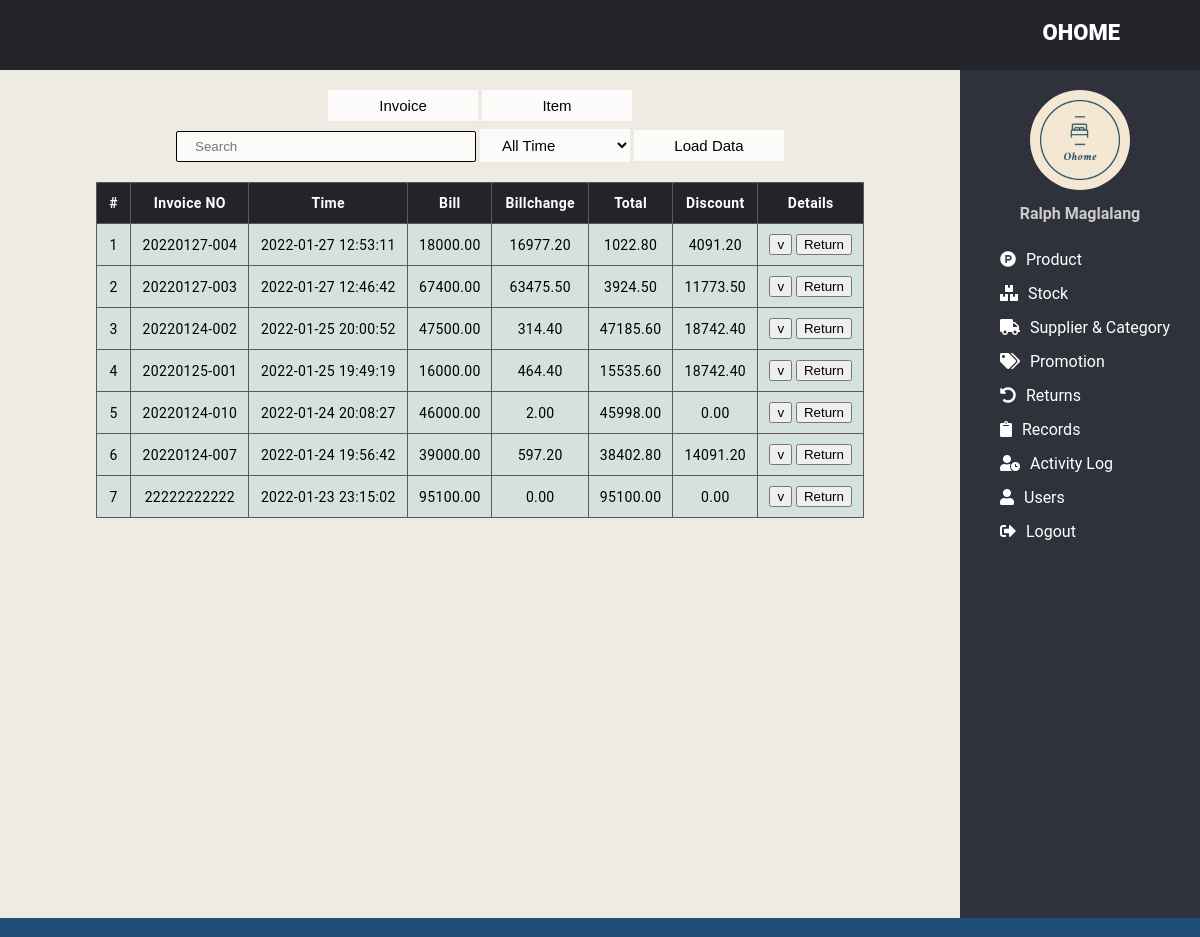
/POSINVENTORY/admin/adminreturns.php (signed in), run on the app's committed database.
### tables this page shows
CREATE TABLE `tblsalesinvoice` (
  `invoiceID` int(10) NOT NULL,
  `invoiceNO` varchar(20) NOT NULL,
  `time` datetime NOT NULL DEFAULT current_timestamp(),
  `discount` decimal(10,2) NOT NULL,
  `total` decimal(10,2) NOT NULL,
  `bill` decimal(10,2) NOT NULL,
  `billchange` decimal(10,2) NOT NULL
);

### POSINVENTORY/admin/adminreturns.php (the view, shortened to what this page needs)
<?php
    require '../include/dbcon.php';
    if(isset($_SESSION["ID"]))
    {
        if(isset($_SESSION["ItemTab"]))
        {
            if (!isset($_GET["Load"])) {
                $Display = "SELECT tblsales.*, tblsalesinvoice.time FROM tblsales INNER JOIN tblsalesinvoice WHERE tblsales.invoiceNO=tblsalesinvoice.invoiceNO";}
            else {
                $Display = "SELECT tblsales.*, tblsalesinvoice.time FROM tblsales INNER JOIN tblsalesinvoice WHERE tblsales.invoiceNO=tblsalesinvoice.invoiceNO";
                if($_GET["Filter"]!="All") {
                    $Display .= empty($_GET["Search"]) ? " AND tblsalesinvoice.time >= '".$_GET["Filter"]."'" : " AND tblsalesinvoice.time >= '".$_GET["Filter"]."' AND (tblsales.invoiceNO LIKE '%".$_GET["Search"]."%' OR tblsales.productcode LIKE '%".$_GET["Search"]."%' OR tblsales.description LIKE '%".$_GET["Search"]."%')";;
                    !empty($_GET["Search"]) ? $_SESSION["Search"]=$_GET["Search"] : $_SESSION["Search"]=""; $_SESSION["Filter"]=$_GET["Filter"];}
                else {
                    $Display .= empty($_GET["Search"]) ? "" : " AND (tblsales.invoiceNO LIKE '%".$_GET["Search"]."%' OR tblsales.productcode LIKE '%".$_GET["Search"]."%' OR tblsales.description LIKE '%".$_GET["Search"]."%')";;
                    !empty($_GET["Search"]) ? $_SESSION["Search"]=$_GET["Search"] : $_SESSION["Search"]="";
                    unset($_SESSION["Filter"]);}
            }
            $Display .= " ORDER BY tblsalesinvoice.time DESC";
        }
        else
        {
            if (!isset($_GET["Load"])) {
                $Display = "SELECT * FROM tblsalesinvoice ORDER BY time DESC";}
        }
    }
    else
    {
        header("location:../index.php");
    }
 ?>
<!DOCTYPE html>
<html>
    <head>
        <link rel="stylesheet" type="text/css" href="https://cdnjs.cloudflare.com/ajax/libs/font-awesome/5.13.0/css/all.min.css">
        <link rel="stylesheet" href="../styles.css">
    </head>
    <body>
	<header>
		<div class="right_area">
			<h3>Ohome</h3>
		</div>
	</header>
        <div class="main">
            <div class="activity">
                <div class="tabs">
                    <form method="get">
                        <button name="InvoiceTab">Invoice</button>
                        <button name="ItemTab">Item</button>
                    </form>
                    <form method="get">
                        <input type="search" name="Search" placeholder="Search" value="<?php echo isset($_SESSION['Search']) ? $_SESSION['Search'] : ''; ?>">
                        <select name="Filter">
                            <option value = "All" <?php echo isset($_SESSION['Filter']) ? '' : 'selected'; ?>>All Time</option>
                        </select>
                        <button name="Load">Load Data</button>
                    </form>
                </div>
                <table class="table">
                <?php
                    if(!isset($_SESSION["ItemTab"]))
                    {
                        echo '<tr>
                            <th>#</th><th>Invoice NO</th><th>Time</th><th>Bill</th><th>Billchange</th><th>Total</th><th>Discount</th><th>Details</th>
                        </tr>';
                        $pdoDisplay = $pdoConnect->prepare($Display);
                        $pdoDisplay->execute();
                        $num=0;
                        foreach ($pdoDisplay as $invoice)
                        {
                            $num++;
                            if(isset($_POST["Return"]) && $invoice['invoiceNO']==$_POST["invoiceNO"])
                            {
                                echo   '<tr class="crud">
                                    <td>'.$num.'</td>
                                    <td>'.$invoice['invoiceNO'].'</td>
                                    <td>'.$invoice['time'].'</td>
                                    <td>'.$invoice['bill'].'</td>
                                    <td>'.$invoice['billchange'].'</td>
                                    <td>'.$invoice['total'].'</td>
                                    <td>'.$invoice['discount'].'</td>
                                    <td>
                                    <form method="post">
                                        <button name="Cancel">Cancel</button>
                                        </td></tr>
                                        <input type="hidden" name="InvoiceNO" value="'.$invoice["invoiceNO"].'">
                                        <input type="hidden" name="time" value="'.$invoice["time"].'">
                                        <input type="hidden" name="Discount" value="'.$invoice["discount"].'">
                                        <tr class="crud"><td></td>
                                        <td colspan=6>
                                        <input type="checkbox" name="Returned" checked><label for="Returned">Return all items to inventory</label>
                                        <input type="text" name="Reason" placeholder="Reason">
                                        </td><td>
                                        <button name="InvoiceReturn">Return</button>
                                    </form>
                                    </td>
                                    </tr>';
                            }
                            else
                            {
                                echo   '<tr>
                                    <td>'.$num.'</td>
                                    <td>'.$invoice['invoiceNO'].'</td>
                                    <td>'.$invoice['time'].'</td>
                                    <td>'.$invoice['bill'].'</td>
                                    <td>'.$invoice['billchange'].'</td>
                                    <td>'.$invoice['total'].'</td>
                                    <td>'.$invoice['discount'].'</td>
                                    <td>
                                    <form method="post">
                                        <input type="hidden" name="invoiceID" value="'.$invoice["invoiceID"].'">
                                        <input type="hidden" name="invoiceNO" value="'.$invoice['invoiceNO'].'">
                                        <input type="submit" name="InvoiceDetails" value="v">
                                        <button name="Return">Return</button>
                                    </form>
                                    </td>
                                    </tr>';
                            }
                        }
                    }
                ?>
                </table>
            </div>
            <div class="navigation">
                <?php
                    include '../include/adminnav.php';
                ?>
            </div>
        <div class="footer">
        </div>
    </body>
</html>

### POSINVENTORY/styles.css (style rules this page uses)
body { margin: 0; padding: 0; font-family: "Roboto", sans-serif; background-color: #edebe2; }
header { position: fixed; background: #22242A; padding: 20px; width: 100%; height: 30px; }
.right_area h3 { color: #fff; margin: 0; text-transform: uppercase; font-size: 22px; font-weight: 850; float: right; margin-right: 100px; }
.navigation { background: #2f323A; margin-top: 70px; padding-top: 20px; position: fixed; right: 0; width: 20%; height: 100%; transition: 0.5s; transition-property: right; }
.activity { position: fixed; margin-top: 70px; padding-bottom: 100px; width: 80%; height: 68%; float: left; overflow-y: scroll; text-align: center; }
.tabs { padding: 20px; }
.tabs button, .tabs select { width: 150px; padding: 7px 18px; border: none; font-size: 15px; background-color: rgba(255, 255, 255, 0.801); }
.tabs input { width: 300px; margin-top: 10px; padding: 7px 18px; border: 0.3px solid #000000; border-radius: 2px; background-color: rgba(255, 255, 255, 0.801); }
.footer { width: 100%; height: 2vh; position: fixed; bottom: 0vh; background-color: #1F4E79; }
.table { width: 80%; border-collapse: collapse; margin: auto; margin-bottom: 200px; }
.table th { background-color: #22242A; color: #fff; font-weight: 600; padding: 12px; border: 1.5px solid #625750; }
.table tr, .table td { font-size: 14px; letter-spacing: 0.35px; background-color: #d5e1df; padding: 10px; border: 1px solid #625750; }

### data on the page
tblsalesinvoice: invoiceNO "20220127-004", time "2022-01-27 12:53:11", bill "18000.00", billchange "16977.20", total "1022.80", discount "4091.20"
tblsalesinvoice: invoiceNO "20220127-003", time "2022-01-27 12:46:42", bill "67400.00", billchange "63475.50", total "3924.50", discount "11773.50"
tblsalesinvoice: invoiceNO "20220124-002", time "2022-01-25 20:00:52", bill "47500.00", billchange "314.40", total "47185.60", discount "18742.40"
tblsalesinvoice: invoiceNO "20220125-001", time "2022-01-25 19:49:19", bill "16000.00", billchange "464.40", total "15535.60", discount "18742.40"
tblsalesinvoice: invoiceNO "20220124-010", time "2022-01-24 20:08:27", bill "46000.00", billchange "2.00", total "45998.00", discount "0.00"
tblsalesinvoice: invoiceNO "20220124-007", time "2022-01-24 19:56:42", bill "39000.00", billchange "597.20", total "38402.80", discount "14091.20"
tblsalesinvoice: invoiceNO "22222222222", time "2022-01-23 23:15:02", bill "95100.00", billchange "0.00", total "95100.00", discount "0.00"

### other printed values
$_SESSION["Name"] "Ralph Maglalang"
